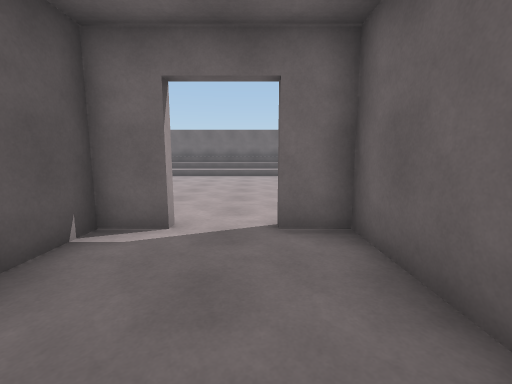
[1] (above)

17 first-person views from a walk through a 3-D level made in the Unity game engine. The camera is 1.4 m above the floor, tilts 8° down and sees 90° across. The floor is counted in squares, 1.17 m on a side. Each view is taken from the middle of a square. On the plan, view 1 faces up. The plan holds only what a view shows up to about 12 squares ahead; the rest is blank. The place goes on beyond the plan. The player character is not drawn.

[2]
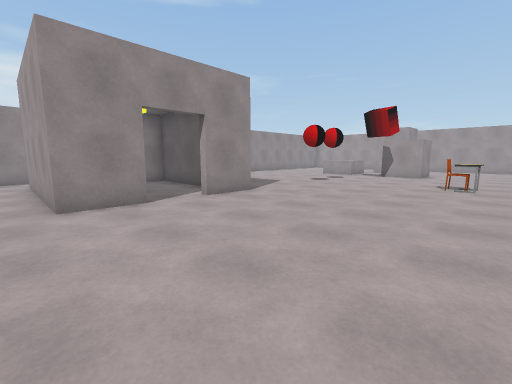

[3]
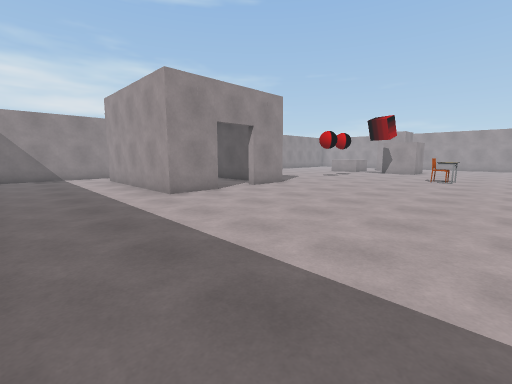

[4]
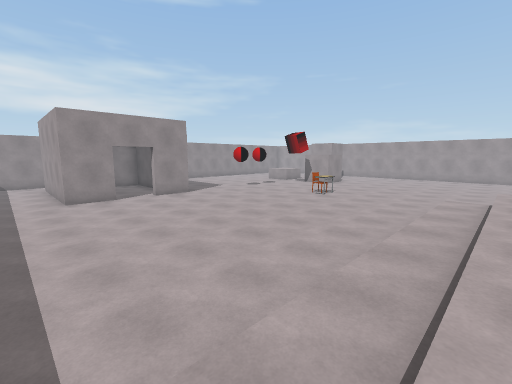

[5]
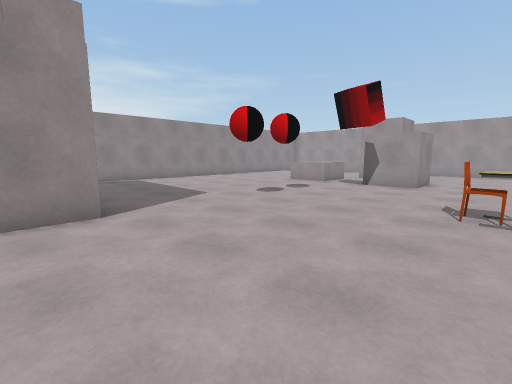

[6]
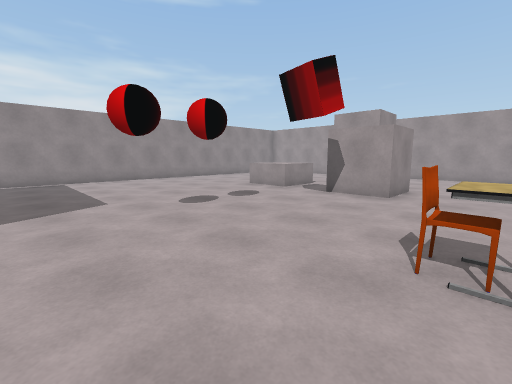

[7]
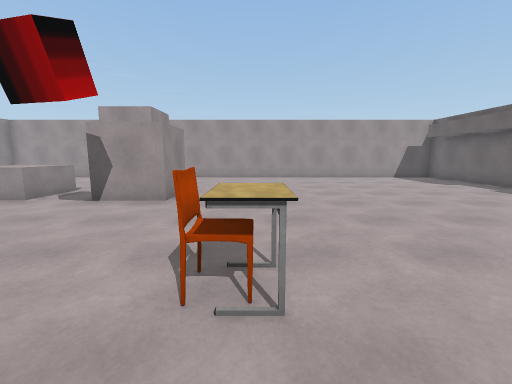

[8]
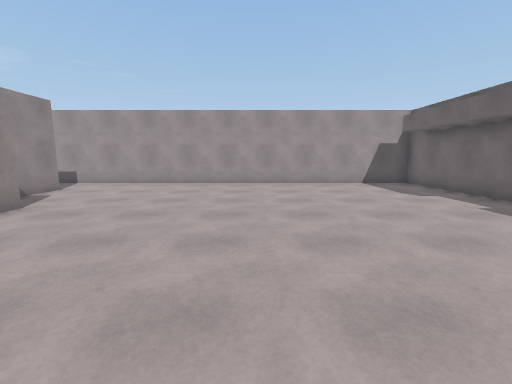

[9]
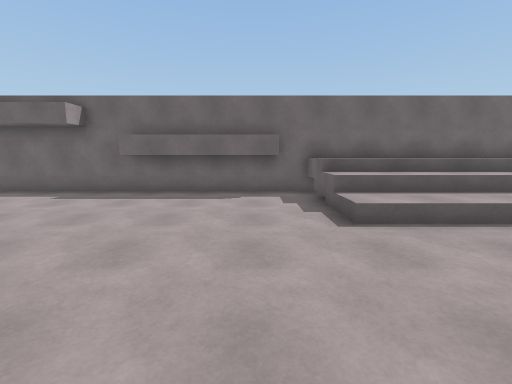

[10]
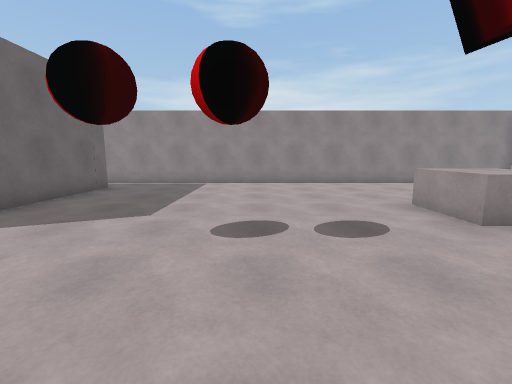

[11]
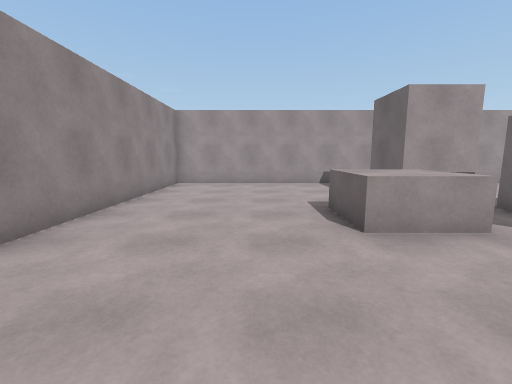

[12]
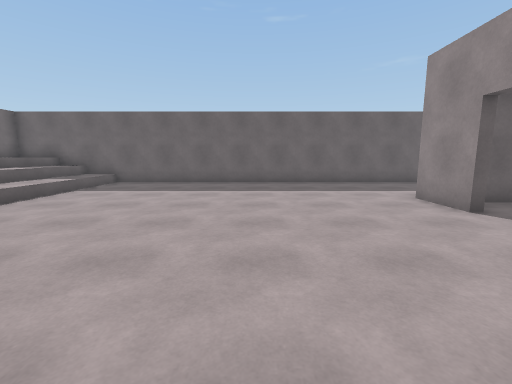

[13]
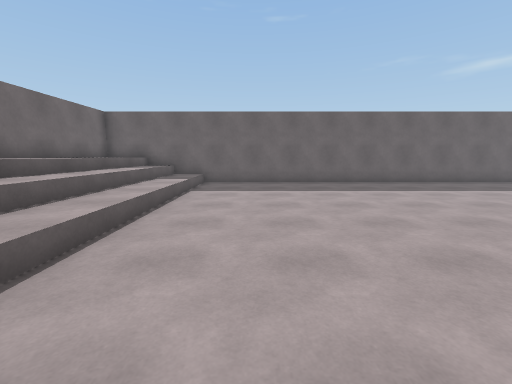

[14]
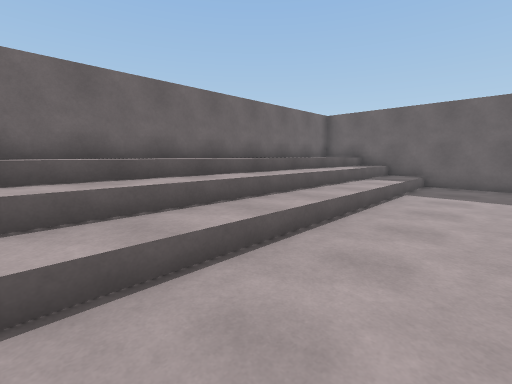

[15]
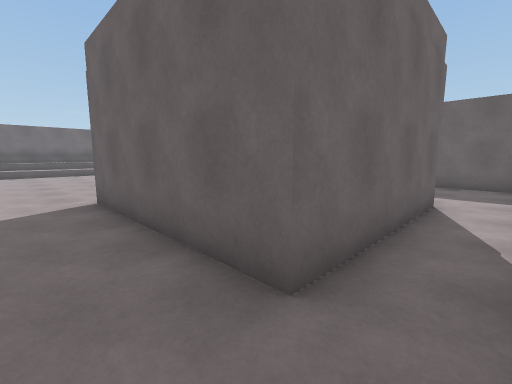

[16]
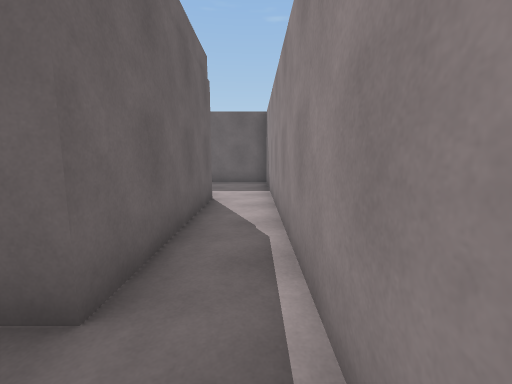

[17]
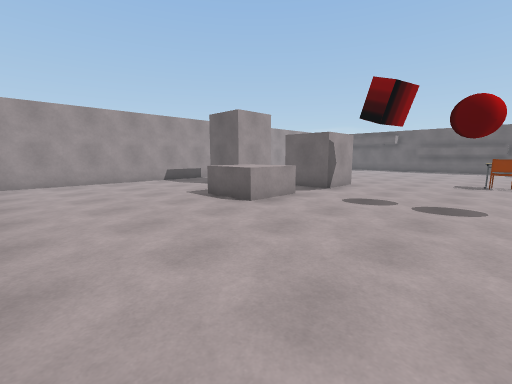

### Floor plan
Key: @ floor where view 1 was taken; # wall or solid block; . main floor; : floor 1.25 m higher than the main floor; / step, stairs or slope; C chair; B grey block; O other object.
Columns run from 21 left of view 1 to 7 right of it. Each row starts with its distance up from view 1.
 20 #############################
 19 #.......#####.:::::::  :   :#
 18 #.............//////////////#
 17 #.............//////////////#
 16 #.............//////////////#
 15 #...........................#
 14 #...........................#
 13 #...........................#
 12 #...........................#
 11 #...........................#
 10 #............CO.............#
  9 #...........................#
  8 #...........................#
  7 #.....BBB...................#
  6 #..BBBBBB...................#
  5 #.   B......................#
  4 #  BBB............OO..OO....#
  3 #.....BBB.........O....O....#
  2 #.....BBB.........O....O....#
  1 #.................O....O....#
  0 #.................O. @ O....#
 -1 #.................OOOOOO....#
 -2 #...........................#
 -3 #...........................#
 -4 #############################

Where each view was taken, in squares from view 1:
view 1: 0 up, 0 right, facing up
view 2: 11 up, 3 right, facing down-left
view 3: 12 up, 6 right, facing down-left
view 4: 17 up, 4 right, facing down-left
view 5: 10 up, 2 left, facing down-left
view 6: 10 up, 5 left, facing down-left
view 7: 10 up, 6 left, facing left
view 8: 13 up, 9 left, facing left
view 9: 11 up, 9 left, facing up
view 10: 8 up, 9 left, facing down
view 11: 0 up, 9 left, facing left
view 12: 9 up, 5 left, facing right
view 13: 13 up, 5 left, facing right
view 14: 13 up, 5 left, facing up-right
view 15: 3 down, 5 left, facing up-right
view 16: 3 down, 5 left, facing right
view 17: 3 down, 8 left, facing up-left
